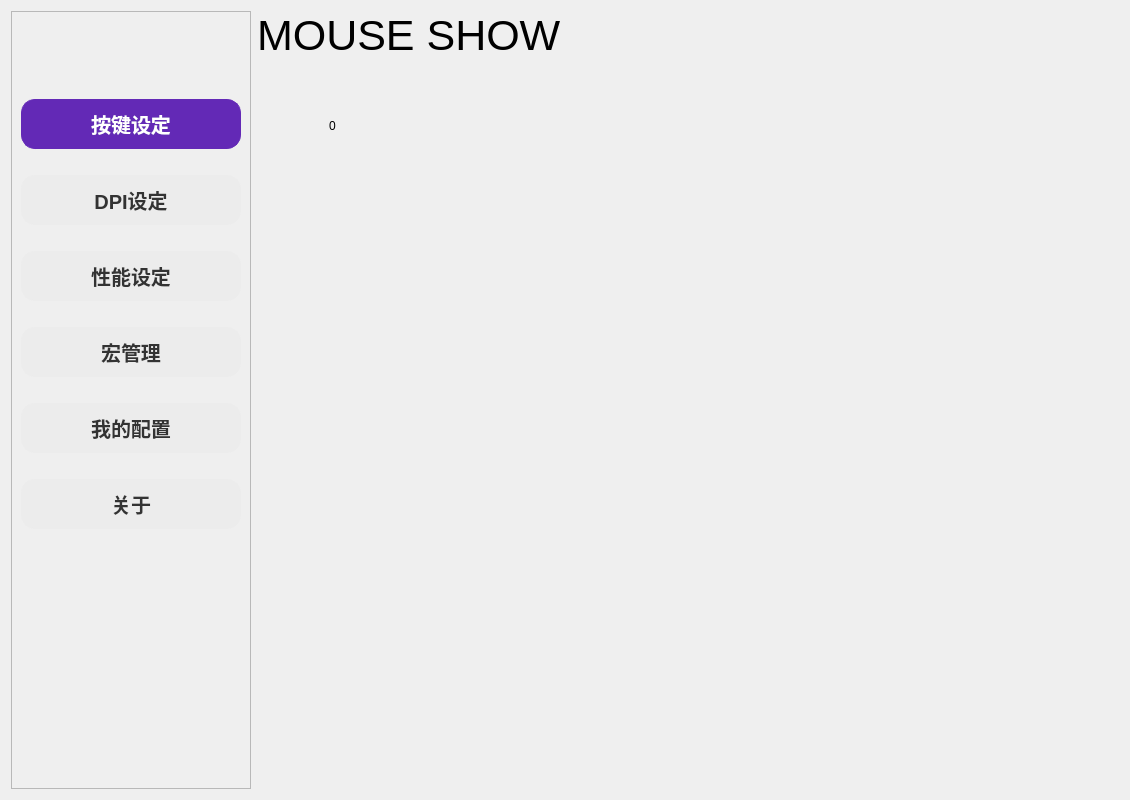
<?xml version="1.0" encoding="UTF-8"?>
<ui version="4.0">
 <class>FrameMouse</class>
 <widget class="QFrame" name="FrameMouse">
  <property name="geometry">
   <rect>
    <x>0</x>
    <y>0</y>
    <width>1130</width>
    <height>800</height>
   </rect>
  </property>
  <property name="windowTitle">
   <string notr="true">Frame</string>
  </property>
  <property name="toolTip">
   <string notr="true"/>
  </property>
  <property name="statusTip">
   <string notr="true"/>
  </property>
  <layout class="QHBoxLayout" name="horizontalLayout">
   <item>
    <widget class="QFrame" name="frameLeft">
     <property name="minimumSize">
      <size>
       <width>240</width>
       <height>0</height>
      </size>
     </property>
     <property name="maximumSize">
      <size>
       <width>240</width>
       <height>16777215</height>
      </size>
     </property>
     <property name="styleSheet">
      <string notr="true"> QPushButton {
                border-radius: 14px;
                font-size: 20px;
                font-weight:600;
                outline: none;
				margin-bottom:20px;
				height:48px;

                color: #333;
                border: 1px solid #ECECEC;
                background: #ECECEC; }

QPushButton:checked {
                color: white;
                border: 1px solid #6329B6;
                background: #6329B6; }
QPushButton:hover { border: 1px solid #6329B6; }
</string>
     </property>
     <property name="frameShape">
      <enum>QFrame::Shape::StyledPanel</enum>
     </property>
     <property name="frameShadow">
      <enum>QFrame::Shadow::Raised</enum>
     </property>
     <layout class="QVBoxLayout" name="verticalLayout_2">
      <item alignment="Qt::AlignmentFlag::AlignHCenter">
       <widget class="SuperLabel" name="labelGohome">
        <property name="minimumSize">
         <size>
          <width>60</width>
          <height>32</height>
         </size>
        </property>
        <property name="maximumSize">
         <size>
          <width>60</width>
          <height>32</height>
         </size>
        </property>
        <property name="cursor">
         <cursorShape>PointingHandCursor</cursorShape>
        </property>
        <property name="styleSheet">
         <string notr="true"/>
        </property>
        <property name="pixmap">
         <pixmap resource="res.qrc">:/images/btn-return.png</pixmap>
        </property>
        <property name="scaledContents">
         <bool>true</bool>
        </property>
       </widget>
      </item>
      <item>
       <spacer name="verticalSpacer_2">
        <property name="orientation">
         <enum>Qt::Orientation::Vertical</enum>
        </property>
        <property name="sizeType">
         <enum>QSizePolicy::Policy::Fixed</enum>
        </property>
        <property name="sizeHint" stdset="0">
         <size>
          <width>20</width>
          <height>40</height>
         </size>
        </property>
       </spacer>
      </item>
      <item>
       <widget class="QPushButton" name="pushButton">
        <property name="minimumSize">
         <size>
          <width>0</width>
          <height>32</height>
         </size>
        </property>
        <property name="cursor">
         <cursorShape>PointingHandCursor</cursorShape>
        </property>
        <property name="text">
         <string notr="true">按键设定</string>
        </property>
        <property name="checkable">
         <bool>true</bool>
        </property>
        <property name="checked">
         <bool>true</bool>
        </property>
        <attribute name="buttonGroup">
         <string notr="true">buttonGroup</string>
        </attribute>
       </widget>
      </item>
      <item>
       <widget class="QPushButton" name="pushButton_2">
        <property name="minimumSize">
         <size>
          <width>0</width>
          <height>32</height>
         </size>
        </property>
        <property name="cursor">
         <cursorShape>PointingHandCursor</cursorShape>
        </property>
        <property name="text">
         <string notr="true">DPI设定</string>
        </property>
        <property name="checkable">
         <bool>true</bool>
        </property>
        <attribute name="buttonGroup">
         <string notr="true">buttonGroup</string>
        </attribute>
       </widget>
      </item>
      <item>
       <widget class="QPushButton" name="pushButton_3">
        <property name="minimumSize">
         <size>
          <width>0</width>
          <height>32</height>
         </size>
        </property>
        <property name="cursor">
         <cursorShape>PointingHandCursor</cursorShape>
        </property>
        <property name="text">
         <string notr="true">性能设定</string>
        </property>
        <property name="checkable">
         <bool>true</bool>
        </property>
        <attribute name="buttonGroup">
         <string notr="true">buttonGroup</string>
        </attribute>
       </widget>
      </item>
      <item>
       <widget class="QPushButton" name="pushButton_4">
        <property name="minimumSize">
         <size>
          <width>0</width>
          <height>32</height>
         </size>
        </property>
        <property name="cursor">
         <cursorShape>PointingHandCursor</cursorShape>
        </property>
        <property name="text">
         <string notr="true">宏管理</string>
        </property>
        <property name="checkable">
         <bool>true</bool>
        </property>
        <attribute name="buttonGroup">
         <string notr="true">buttonGroup</string>
        </attribute>
       </widget>
      </item>
      <item>
       <widget class="QPushButton" name="pushButton_5">
        <property name="minimumSize">
         <size>
          <width>0</width>
          <height>32</height>
         </size>
        </property>
        <property name="cursor">
         <cursorShape>PointingHandCursor</cursorShape>
        </property>
        <property name="text">
         <string notr="true">我的配置</string>
        </property>
        <property name="checkable">
         <bool>true</bool>
        </property>
        <attribute name="buttonGroup">
         <string notr="true">buttonGroup</string>
        </attribute>
       </widget>
      </item>
      <item>
       <widget class="QPushButton" name="pushButton_6">
        <property name="minimumSize">
         <size>
          <width>0</width>
          <height>32</height>
         </size>
        </property>
        <property name="cursor">
         <cursorShape>PointingHandCursor</cursorShape>
        </property>
        <property name="text">
         <string notr="true">关于</string>
        </property>
        <property name="checkable">
         <bool>true</bool>
        </property>
        <attribute name="buttonGroup">
         <string notr="true">buttonGroup</string>
        </attribute>
       </widget>
      </item>
      <item>
       <spacer name="verticalSpacer">
        <property name="orientation">
         <enum>Qt::Orientation::Vertical</enum>
        </property>
        <property name="sizeHint" stdset="0">
         <size>
          <width>20</width>
          <height>40</height>
         </size>
        </property>
       </spacer>
      </item>
     </layout>
    </widget>
   </item>
   <item>
    <layout class="QVBoxLayout" name="verticalLayout">
     <item>
      <widget class="QLabel" name="labelName">
       <property name="font">
        <font>
         <pointsize>32</pointsize>
        </font>
       </property>
       <property name="text">
        <string notr="true">MOUSE SHOW</string>
       </property>
      </widget>
     </item>
     <item>
      <widget class="QStackedWidget" name="stackedWidget">
       <widget class="QWidget" name="page0">
        <widget class="QLabel" name="label_3">
         <property name="geometry">
          <rect>
           <x>72</x>
           <y>52</y>
           <width>53</width>
           <height>15</height>
          </rect>
         </property>
         <property name="text">
          <string notr="true">0</string>
         </property>
        </widget>
       </widget>
       <widget class="QWidget" name="page1"/>
       <widget class="QWidget" name="page2"/>
       <widget class="QWidget" name="page3"/>
       <widget class="QWidget" name="page4"/>
       <widget class="QWidget" name="page5">
        <widget class="QLabel" name="label_2">
         <property name="geometry">
          <rect>
           <x>84</x>
           <y>46</y>
           <width>53</width>
           <height>15</height>
          </rect>
         </property>
         <property name="text">
          <string>5</string>
         </property>
        </widget>
       </widget>
      </widget>
     </item>
    </layout>
   </item>
  </layout>
 </widget>
 <customwidgets>
  <customwidget>
   <class>SuperLabel</class>
   <extends>QLabel</extends>
   <header>superlabel.h</header>
  </customwidget>
 </customwidgets>
 <resources>
  <include location="res.qrc"/>
 </resources>
 <connections/>
 <buttongroups>
  <buttongroup name="buttonGroup"/>
 </buttongroups>
</ui>
